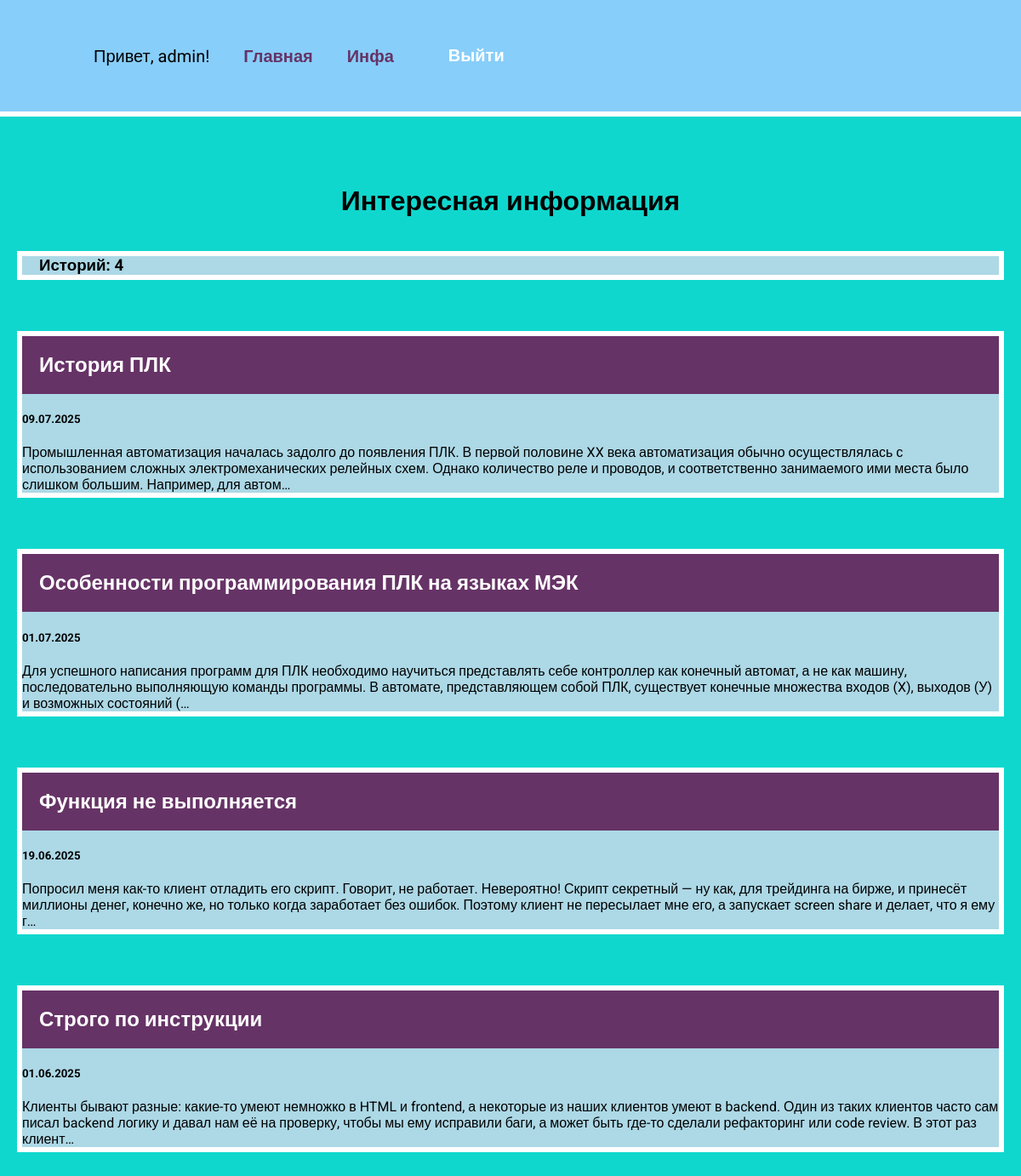
The app's page /info/ (signed in) with its own data.
### info/models.py (models this page shows, shortened)
class Info(models.Model):
    title = models.CharField()
    descriptions = models.TextField()
    date = models.DateField()

### info/views.py (the view)
# urls.py: path('', views.info_general, name="info_general"),
def info_general(request):
    info = Info.objects.order_by('-date')
    return render(request, "info/info_general.html", {'info': info})

### info/templates/info/info_general.html
{% extends 'show/base.html' %}
{% load static %}
{% block content %}
<h1>Интересная информация</h1>
<h3 class="count">Историй: {{info.count}} </h3>
{% for i in info %}
<div class="element">
    <h2 class="top">
        <a href="{% url 'info_details' i.id %}">{{ i.title }}</a>
    </h2>
    <div class="info_text">
        <h5>{{ i.date|date:'d.m.Y' }}</h5>
        <div> {{ i.descriptions|striptags|truncatechars:300 }}</div>
    </div>
</div>
{% endfor %}
{% endblock %}

### show/templates/show/base.html (shortened to what this page needs)
<!DOCTYPE html>
{% load static %}
<html lang="ru">
<head>
   <link rel="stylesheet" href="{% static 'css/style.css' %}">
</head>
<body>
<div class="menu">
    <div class="wrap">
        <ul>
            {% if user.is_authenticated %}
            <li class="logo">Привет, {{ user.username }}!</li>
            <li><a href="{% url 'index' %}">Главная</a></li>
            <li><a href="{% url 'info_general' %}">Инфа</a></li>
            <li>
                <form action="{% url 'logoutuser' %}" method="post">
                <button class="top_out">Выйти</button>
                </form>
            </li>
            {% else %}
             <li><a href="{% url 'reguser' %}">Зарегистрироваться</a></li>
            <li><a href="{% url 'loginuser' %}">Войти</a></li>
            {% endif %}
        </ul>
    </div>
</div>
<div class="content">
  <div class="wrap">
    {% block content %}
    {% endblock %}
  </div>
</div>
</body>
</html>

### show/static/css/style.css (style rules this page uses)
body { font-family: "Roboto", sans-serif; background: #10d7cd; padding: 0; margin: 0; }
.wrap { max-width: 1200px; margin: 0 auto; padding: 20px; box-sizing: border-box; }
.element, .count { flex-basis: 350px; background: lightblue; border: 6px solid #FFF; margin-bottom: 60px; }
h1 { text-align: center; margin: 60px 0 40px; }
h2 { text-align: center; margin: 20px 0; }
.menu { background: lightskyblue; padding: 10px; border-bottom: 6px solid #FFF; }
.menu .wrap { display: flex; flex-wrap: wrap; justify-content: space-between; }
.menu a { color: #663366; font-weight: bold; text-decoration: none; }
.menu ul { display: flex; flex-wrap: wrap; list-style: none; font-size: 20px; align-items: center; }
.menu li { margin-left: 40px; }
.top { background: #663366; margin: 0; }
.top a { color:#FFF; text-decoration: none; padding: 20px; display: block; text-align: left; }
h3 { padding-left: 20px; }
.top_out { padding: 4px 24px; margin-top: 0; background: transparent; border: none; color: #FFF; font-weight: bold; font-size: 20px; cursor: pointer; }

### records on screen
Info: title "История ПЛК", date "09.07.2025", descriptions "Промышленная автоматизация началась задолго до появления ПЛК. В первой половине XX века автоматизация обычно осуществлялась с использованием сложных электромеханических релейных схем. Однако количество реле и проводов, и соответственно занимаемого ими места было слишком большим. Например, для автом…"
Info: title "Особенности программирования ПЛК на языках МЭК", date "01.07.2025", descriptions "Для успешного написания программ для ПЛК необходимо научиться представлять себе контроллер как конечный автомат, а не как машину, последовательно выполняющую команды программы. В автомате, представляющем собой ПЛК, существует конечные множества входов (X), выходов (У) и возможных состояний (…"
Info: title "Функция не выполняется", date "19.06.2025", descriptions "Попросил меня как-то клиент отладить его скрипт. Говорит, не работает. Невероятно! Скрипт секретный — ну как, для трейдинга на бирже, и принесёт миллионы денег, конечно же, но только когда заработает без ошибок. Поэтому клиент не пересылает мне его, а запускает screen share и делает, что я ему г…"
Info: title "Строго по инструкции", date "01.06.2025", descriptions "Клиенты бывают разные: какие-то умеют немножко в HTML и frontend, а некоторые из наших клиентов умеют в backend. Один из таких клиентов часто сам писал backend логику и давал нам её на проверку, чтобы мы ему исправили баги, а может быть где-то сделали рефакторинг или code review. В этот раз клиент…"

### other values on screen
{{ user.username }} "admin"
{{ info.count }} "4"
